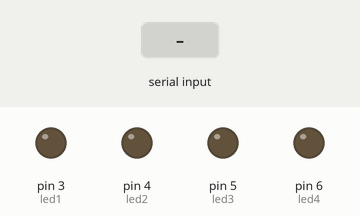
Recording of a sketch running on a simulated Arduino Uno, built with avr-gcc and run on an emulated ATmega328P. Parts: output pins drawn as LEDs (lit = HIGH). Inputs (shaded band) come from the test bench.

Above: at 1.2 s.
1.3 s: "A" received over Serial
At 2.3 s:
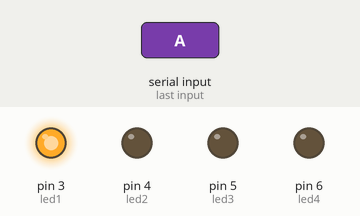
2.8 s: "B" received over Serial
At 3.5 s:
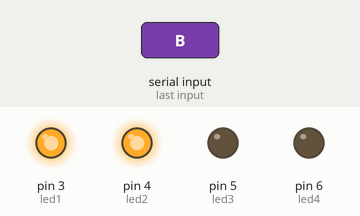
4.3 s: "a" received over Serial
At 4.6 s:
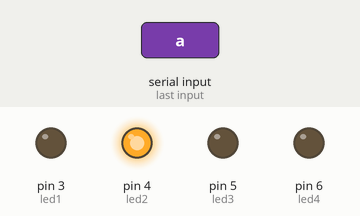
5.8 s: "C" received over Serial
At 7.0 s:
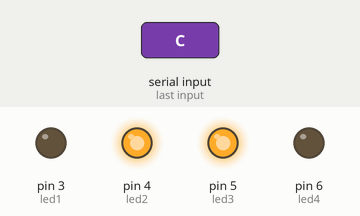
7.3 s: "b" received over Serial
At 8.1 s:
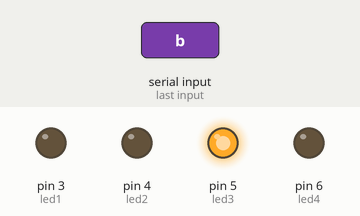
8.8 s: "D" received over Serial
At 9.2 s:
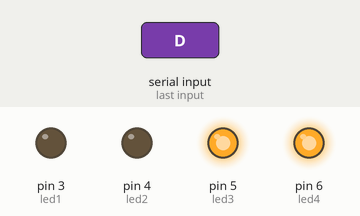
Timing chart, 0 to 11.3 s (numbered marks = the images above; inputs shaded):
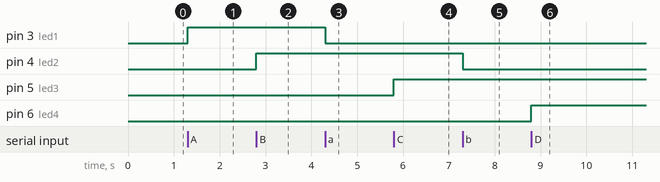

The sketch:

light_controller.ino
```cpp
int led1=3;
int led2=4;
int led3=5;
int led4=6;

char var;

void setup() {
  pinMode(led1,OUTPUT);
  pinMode(led2,OUTPUT);
  pinMode(led3,OUTPUT);
  pinMode(led4,OUTPUT);

  Serial.begin(9600);
}

void loop() {
  if(Serial.available())
  {
    var=Serial.read();

    if(var=='A')
    {
      digitalWrite(led1,HIGH);
    }
    if(var=='a')
    {
      digitalWrite(led1,LOW);
    }

    if(var=='B')
    {
      digitalWrite(led2,HIGH);
    }
    if(var=='b')
    {
      digitalWrite(led2,LOW);
    }

    if(var=='C')
    {
      digitalWrite(led3,HIGH);
    }
    if(var=='c')
    {
      digitalWrite(led3,LOW);
    }

    if(var=='D')
    {
      digitalWrite(led4,HIGH);
    }
    if(var=='d')
    {
      digitalWrite(led4,LOW);
    }
  }
}
```

Measured:
- after the input at 1.3 s, pin 3 (led1): LOW → HIGH at once
- after the input at 2.8 s, pin 4 (led2): LOW → HIGH at once
- after the input at 4.3 s, pin 3 (led1): HIGH → LOW at once
- after the input at 5.8 s, pin 5 (led3): LOW → HIGH at once
- after the input at 7.3 s, pin 4 (led2): HIGH → LOW at once
- after the input at 8.8 s, pin 6 (led4): LOW → HIGH at once
